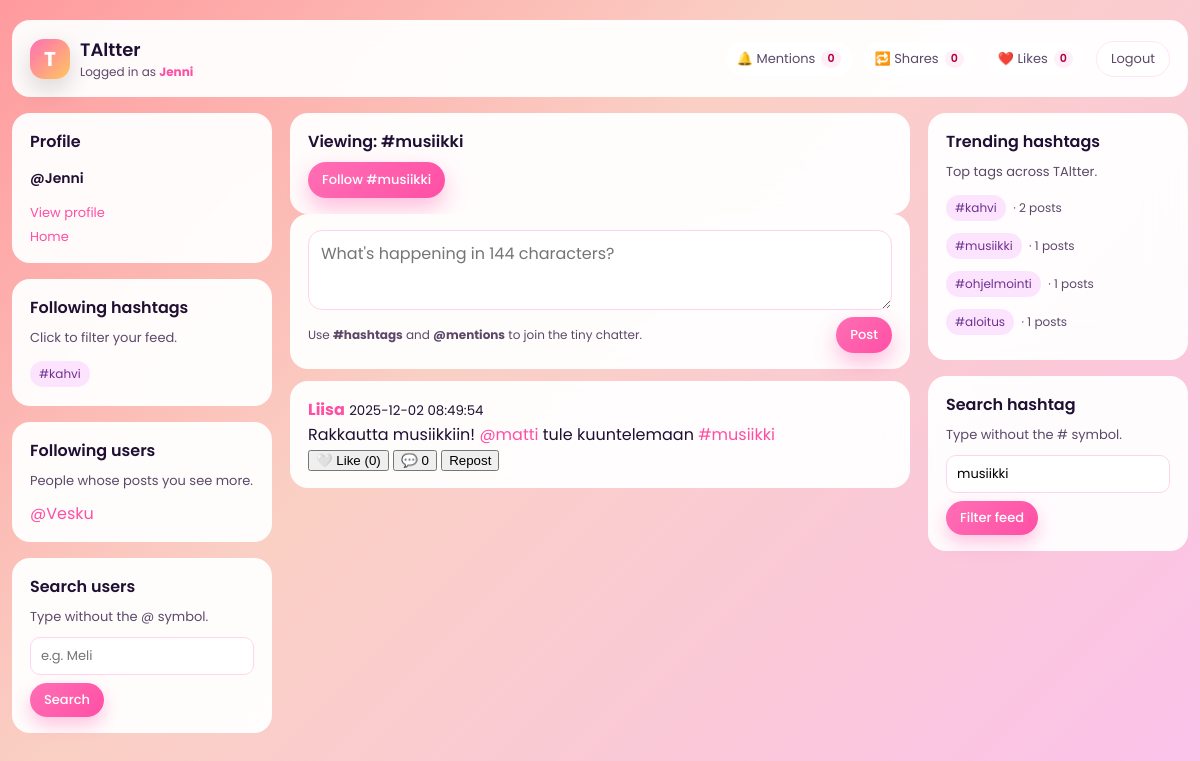
/iteration/index.php?hashtag=musiikki (signed in), run on the app's committed database.
### tables this page shows
CREATE TABLE `hashtags` (
  `hashtag_id` int(11) NOT NULL,
  `tag_name` varchar(50) NOT NULL
);

CREATE TABLE `users` (
  `user_id` int(11) NOT NULL,
  `username` varchar(50) NOT NULL,
  `email` varchar(100) NOT NULL,
  `password_hash` varchar(255) NOT NULL,
  `bio` text DEFAULT NULL,
  `profile_picture_url` varchar(255) DEFAULT NULL,
  `created_at` timestamp NOT NULL DEFAULT current_timestamp(),
  `last_seen_mentions` datetime DEFAULT NULL,
  `last_seen_shares` datetime DEFAULT NULL,
  `last_seen_likes` datetime DEFAULT NULL
);

CREATE TABLE `posts` (
  `post_id` int(11) NOT NULL,
  `user_id` int(11) NOT NULL,
  `content` varchar(144) NOT NULL,
  `created_at` timestamp NOT NULL DEFAULT current_timestamp(),
  `edited_at` datetime DEFAULT NULL
);

### iteration/config.php (called while the page is built, shortened)
<?php
function current_user_id() {
    return $_SESSION['user_id'] ?? null;
}
function current_username() {
    return $_SESSION['username'] ?? null;
}
?>

### iteration/fetch_posts.php (the view, shortened to what this page needs)
<?php
require_once 'config.php';
$hashtag = $_GET['hashtag'] ?? null;
$currentUserId = current_user_id();
if ($hashtag) {
    $sql = "
        SELECT
            p.post_id,
            p.content,
            p.created_at,
            p.edited_at,
            p.user_id,
            u.username,
            u.profile_picture_url,
            NULL AS reposted_by,
            (SELECT COUNT(*) FROM likes WHERE post_id = p.post_id) AS like_count,
            EXISTS(SELECT 1 FROM likes WHERE post_id = p.post_id AND user_id = ?) AS user_has_liked
        FROM posts p
        JOIN users u ON p.user_id = u.user_id
        JOIN post_hashtags ph ON ph.post_id = p.post_id
        JOIN hashtags h ON h.hashtag_id = ph.hashtag_id
        WHERE h.tag_name = ?
        ORDER BY p.created_at DESC
        LIMIT 100
    ";
    $stmt = $mysqli->prepare($sql);
    $stmt->bind_param("is", $currentUserId, $hashtag);
}
$stmt->execute();
$res = $stmt->get_result();
while ($row = $res->fetch_assoc()) {
    $content = htmlspecialchars($row['content']);
    $content = preg_replace('/#([A-Za-z0-9_åäöÅÄÖ\-]+)/u', '<a href="index.php?hashtag=$1">#$1</a>', $content);
    $content = preg_replace('/@([A-Za-z0-9_]+)/', '<a href="profile.php?u=$1">@$1</a>', $content);
    $editedLabel = $row['edited_at'] ? '<small style="color:#999;margin-left:6px;">(muokattu)</small>' : '';
    $likeIcon = $row['user_has_liked'] ? '❤️' : '🤍';
    $likeText = $row['user_has_liked'] ? 'Unlike' : 'Like';
    $likeCount = $row['like_count'];
    $commentCount = isset($row['comment_count']) ? (int)$row['comment_count'] : 0;
    echo "<div class='card' id='post-{$row['post_id']}'>";
    echo "
      <div class='card-header'>
        <strong><a href='profile.php?u={$row['username']}'>".htmlspecialchars($row['username'])."</a></strong>
        <small>{$row['created_at']}</small> {$editedLabel}
      </div>
      <div class='post-content-{$row['post_id']}'>$content</div>
    ";
    echo "
      <div class='card-actions'>
        <button onclick='toggleLike({$row['post_id']}, this)' id='like-btn-{$row['post_id']}'>
          <span id='like-icon-{$row['post_id']}'>{$likeIcon}</span>
          <span id='like-text-{$row['post_id']}'>{$likeText}</span>
          (<span id='like-count-{$row['post_id']}'>{$likeCount}</span>)
        </button>
        <button type='button' onclick='openComments({$row['post_id']})' id='comment-btn-{$row['post_id']}'>
          💬 <span id='comment-count-{$row['post_id']}'>{$commentCount}</span>
        </button>
        <form method='post' action='repost.php' style='display:inline;'>
          <input type='hidden' name='post_id' value='{$row['post_id']}'>
          <button>Repost</button>
        </form>
      </div>
      <div class='comment-panel' id='comment-panel-{$row['post_id']}' style='display:none;margin-top:8px;'>
        <div id='comment-list-{$row['post_id']}' style='margin-bottom:8px;'></div>
        <div>
          <input type='text' id='comment-input-{$row['post_id']}' placeholder='Kirjoita kommentti' maxlength='144' style='width:75%'>
          <button type='button' onclick='postComment({$row['post_id']})'>Lähetä</button>
        </div>
      </div>
    </div>";
}

### iteration/index.php (shortened to what this page needs)
<?php
require_once 'config.php';
$filterHashtag = $_GET['hashtag'] ?? null;
$filterUser = $_GET['user'] ?? null;
$uid = current_user_id();
$like = '%@'.current_username().'%';
?>
<!doctype html>
<html lang="en">
<head>
</head>
<body>
<div class="app-shell">
    <div class="card">
        <div class="card-inner topbar">
            <div class="topbar-left">
                <div class="logo-badge">T</div>
                <div class="app-title">
                    <span>TAltter</span>
                    <span class="logged-in-as">
                        Logged in as <strong><?= htmlspecialchars(current_username()) ?></strong>
                    </span>
                </div>
            </div>
            <div class="topbar-right">
                <?php
                $stmt = $mysqli->prepare("
                    SELECT COUNT(*) AS cnt
                    FROM posts p
                    WHERE p.content LIKE ?
                    AND p.user_id != ?
                    AND p.created_at > IFNULL(
                        (SELECT last_seen_mentions FROM users WHERE user_id = ?),
                        '1970-01-01'
                    )
                ");
                $stmt->bind_param("sii",$like,$uid,$uid);
                $stmt->execute();
                $m = $stmt->get_result()->fetch_assoc()['cnt'];
                $stmt = $mysqli->prepare("
                    SELECT COUNT(*) AS cnt
                    FROM reposts r
                    JOIN posts p ON r.post_id = p.post_id
                    WHERE p.user_id = ?
                    AND r.created_at > IFNULL(
                        (SELECT last_seen_shares FROM users WHERE user_id = ?),
                        '1970-01-01'
                    )
                ");
                $stmt->bind_param("ii",$uid,$uid);
                $stmt->execute();
                $s = $stmt->get_result()->fetch_assoc()['cnt'];
                $stmt = $mysqli->prepare("
                    SELECT COUNT(*) AS cnt
                    FROM likes l
                    JOIN posts p ON l.post_id = p.post_id
                    WHERE p.user_id = ?
                    AND l.created_at > IFNULL(
                        (SELECT last_seen_likes FROM users WHERE user_id = ?),
                        '1970-01-01'
                    )
                ");
                $stmt->bind_param("ii",$uid,$uid);
                $stmt->execute();
                $lk = $stmt->get_result()->fetch_assoc()['cnt'];
                ?>
                <div class="dropdown">
                    <a href="#" class="dropdown-toggle" onclick="toggleDropdown('mentions', this);return false;">
                        <span>🔔 Mentions</span>
                        <span class="badge"><?= $m ?></span>
                    </a>
                </div>
                <div class="dropdown">
                    <a href="#" class="dropdown-toggle" onclick="toggleDropdown('shares', this);return false;">
                        <span>🔁 Shares</span>
                        <span class="badge"><?= $s ?></span>
                    </a>
                </div>
                <div class="dropdown">
                    <a href="#" class="dropdown-toggle" onclick="toggleDropdown('likes', this);return false;">
                        <span>❤️ Likes</span>
                        <span class="badge"><?= $lk ?></span>
                    </a>
                </div>
                <a href="logout.php" class="btn-outline">Logout</a>
            </div>
        </div>
    </div>
    <div class="layout-grid">
        <aside class="left-column">
            <div class="card">
                <div class="card-inner">
                    <h3 class="sidebar-heading">Profile</h3>
                    <p class="profile-handle">@<?= htmlspecialchars(current_username()) ?></p>
                    <div class="sidebar-links">
                        <a href="profile.php?u=<?= urlencode(current_username()) ?>">View profile</a>
                        <a href="index.php">Home</a>
                    </div>
                </div>
            </div>
            <div class="card">
                <div class="card-inner">
                    <h4 class="sidebar-heading">Following hashtags</h4>
                    <p class="sidebar-sub">Click to filter your feed.</p>
                    <div>
                        <?php
                        $stmt = $mysqli->prepare("SELECT h.tag_name FROM followed_hashtags fh JOIN hashtags h ON fh.hashtag_id=h.hashtag_id WHERE fh.user_id = ? LIMIT 10");
                        $stmt->bind_param('i',$uid);
                        $stmt->execute();
                        $r=$stmt->get_result();
                        while($row=$r->fetch_assoc()){
                            echo '<a class="tag-chip" href="index.php?hashtag='.urlencode($row['tag_name']).'">#'.htmlspecialchars($row['tag_name']).'</a>';
                        }
                        ?>
                    </div>
                </div>
            </div>
            <div class="card">
                <div class="card-inner">
                    <h4 class="sidebar-heading">Following users</h4>
                    <p class="sidebar-sub">People whose posts you see more.</p>
                    <div>
                    <?php
                    $stmt = $mysqli->prepare("
                        SELECT u.username
                        FROM follows f
                        JOIN users u ON f.following_id = u.user_id
                        WHERE f.follower_id = ?
                        ORDER BY f.created_at DESC
                        LIMIT 10
                    ");
                    $stmt->bind_param('i',$uid);
                    $stmt->execute();
                    $r=$stmt->get_result();
                    if($r->num_rows > 0) {
                        while($row=$r->fetch_assoc()){
                        echo '<div><a href="profile.php?u='.urlencode($row['username']).'">@'.htmlspecialchars($row['username']).'</a></div>';
                    }
                    } else {
                        echo '<div style="color:#999;font-size:90%;">Not following anyone yet</div>';
                    }
                    ?>
                    </div>
                </div>
            </div>
                        <div class="card">
                <div class="card-inner">
                    <h4 class="sidebar-heading">Search users</h4>
                    <p class="sidebar-sub">Type without the @ symbol.</p>
                    <form method="get" action="index.php" class="search-form">
                        <input
                            name="user"
                            placeholder="e.g. Meli"
                            value="<?= htmlspecialchars($filterUser ?? '') ?>">
                        <button type="submit">Search</button>
                    </form>
                </div>
            </div>
        </aside>
        <main>
            <?php if ($filterHashtag): ?>
                <div class="card">
                    <div class="card-inner">
                        <h3 class="sidebar-heading">Viewing: #<?= htmlspecialchars($filterHashtag) ?></h3>
                        <?php
                        $stmt = $mysqli->prepare("
                            SELECT COUNT(*) as is_following
                            FROM followed_hashtags fh
                            JOIN hashtags h ON fh.hashtag_id = h.hashtag_id
                            WHERE fh.user_id = ? AND h.tag_name = ?
                        ");
                        $stmt->bind_param("is", $uid, $filterHashtag);
                        $stmt->execute();
                        $isFollowingHashtag = $stmt->get_result()->fetch_assoc()['is_following'] > 0;
                        ?>
                        <?php if ($isFollowingHashtag): ?>
                            <form method="post" action="follow_hashtag.php" style="margin-top:8px;">
                                <input type="hidden" name="hashtag" value="<?= htmlspecialchars($filterHashtag) ?>">
                                <input type="hidden" name="action" value="unfollow">
                                <button type="submit" class="btn-outline">Unfollow #<?= htmlspecialchars($filterHashtag) ?></button>
                            </form>
                        <?php else: ?>
                            <form method="post" action="follow_hashtag.php" style="margin-top:8px;">
                                <button type="submit" class="btn-pill">Follow #<?= htmlspecialchars($filterHashtag) ?></button>
                            </form>
                        <?php endif; ?>
                    </div>
                </div>
            <?php endif; ?>
            <div class="card">
                <div class="card-inner post-composer">
                    <form method="post" action="post.php">
                        <textarea
                            name="content"
                            maxlength="144"
                            placeholder="What's happening in 144 characters?"></textarea>
                        <div class="post-composer-footer">
                            <span>Use <strong>#hashtags</strong> and <strong>@mentions</strong> to join the tiny chatter.</span>
                            <button class="btn-pill" type="submit">Post</button>
                        </div>
                    </form>
                </div>
            </div>
            <div id="feed">
                <?php include 'fetch_posts.php'; ?>
            </div>
        </main>
        <aside class="right-column">
            <div class="card">
                <div class="card-inner">
                    <h4 class="sidebar-heading">Trending hashtags</h4>
                    <p class="sidebar-sub">Top tags across TAltter.</p>
                    <div class="trending-list">
                        <?php
                        $q = "SELECT h.tag_name, COUNT(*) AS cnt
                              FROM post_hashtags ph
                              INNER JOIN hashtags h ON ph.hashtag_id = h.hashtag_id
                              WHERE h.tag_name <> ''
                              GROUP BY h.tag_name
                              HAVING cnt > 0
                              ORDER BY cnt DESC
                              LIMIT 10";
                        $r = $mysqli->query($q);
                        while ($row = $r->fetch_assoc()) {
                            echo '<div>
                                    <a class="tag-chip" href="index.php?hashtag='.urlencode($row['tag_name']).'">#'.htmlspecialchars($row['tag_name']).'</a>
                                    <span class="trending-count">· '.$row['cnt'].' posts</span>
                                </div>';
                        }
                        ?>
                    </div>
                </div>
            </div>
            <div class="card">
                <div class="card-inner">
                    <h4 class="sidebar-heading">Search hashtag</h4>
                    <p class="sidebar-sub">Type without the # symbol.</p>
                    <form method="get" action="index.php" class="search-form">
                        <input
                            name="hashtag"
                            placeholder="e.g. school"
                            value="<?= htmlspecialchars($filterHashtag) ?>">
                        <button type="submit">Filter feed</button>
                    </form>
                </div>
            </div>
        </aside>
    </div>
</div>
</body>
</html>

### data on the page
hashtags: tag_name "kahvi"
users: username "Vesku"
posts: user.username "Liisa", created_at "2025-12-02 08:49:54", content "Rakkautta musiikkiin! @matti tule kuuntelemaan #musiikki", likeIcon "🤍", likeText "Like", likeCount "0", commentCount "0"

### other printed values
current_username() "Jenni"
$m "0"
$s "0"
$lk "0"
$filterHashtag "musiikki"
$row['tag_name'] "kahvi"
$row['cnt'] "2"
$row['tag_name'] "musiikki"
$row['cnt'] "1"
$row['tag_name'] "ohjelmointi"
$row['tag_name'] "aloitus"
